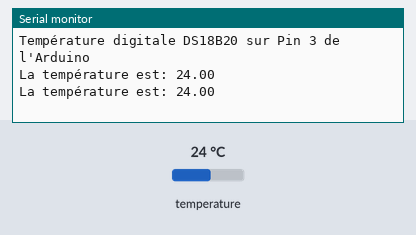
A sketch run on a simulated Arduino Uno, built with avr-gcc and run on an emulated ATmega328P. On the bench: the last lines printed to the serial monitor. Inputs (shaded band) come from the test bench; at power-on: temperature 24 °C.

Above: at 3.3 s.
3.4 s: temperature set to 12 °C
At 4.9 s:
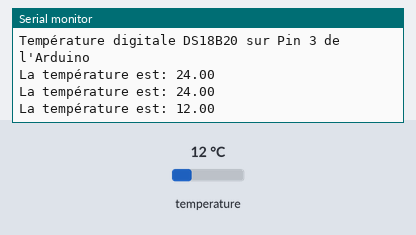
5.9 s: temperature set to 19 °C
At 7.4 s:
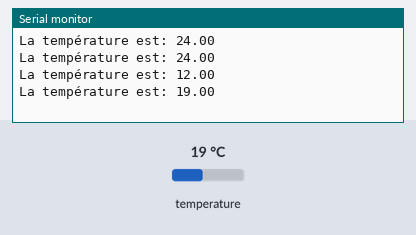
Timing chart, 0 to 8.9 s (numbered marks = the images above; inputs shaded):
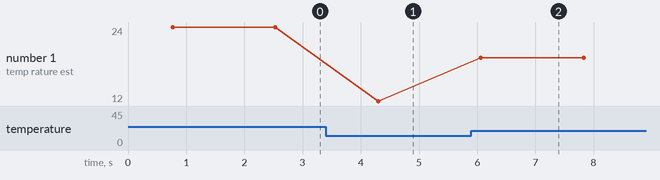

The sketch:

DS18B20_Temperature_Sensor.ino
```cpp
// Inclure les librairies suivantes
#include <OneWire.h>
#include <DallasTemperature.h>

// Protocole de donnée OneWire branché sur la pin 3 de l'Arduino
#define ONE_WIRE_BUS 3

OneWire oneWire(ONE_WIRE_BUS);
// Capteur de température Dallas en OneWire
DallasTemperature sensors(&oneWire);

void setup(void)
{
Serial.begin(9600); // Initialisation du port de communication série
Serial.println("Température digitale DS18B20 sur Pin 3 de l'Arduino"); // Affiche ce message sur le moniteur série
sensors.begin();
}

void loop(void)
{
// Aquisition de valeur de la température
sensors.requestTemperatures();
Serial.print("La température est: ");
Serial.println(sensors.getTempCByIndex(0));  // Affiche de la température
delay(1000);  // Valeur rafraîchi toute les 1 seconde
}
```

Measured:
- after the input at 3.4 s, the serial monitor: prints a new line after 0.90 s (image 1)
- after the input at 5.9 s, the serial monitor: prints a new line after 0.16 s (image 2)
- plotted number 1: 24 → 12 after the input at 3.4 s, 12 → 19 after the input at 5.9 s
